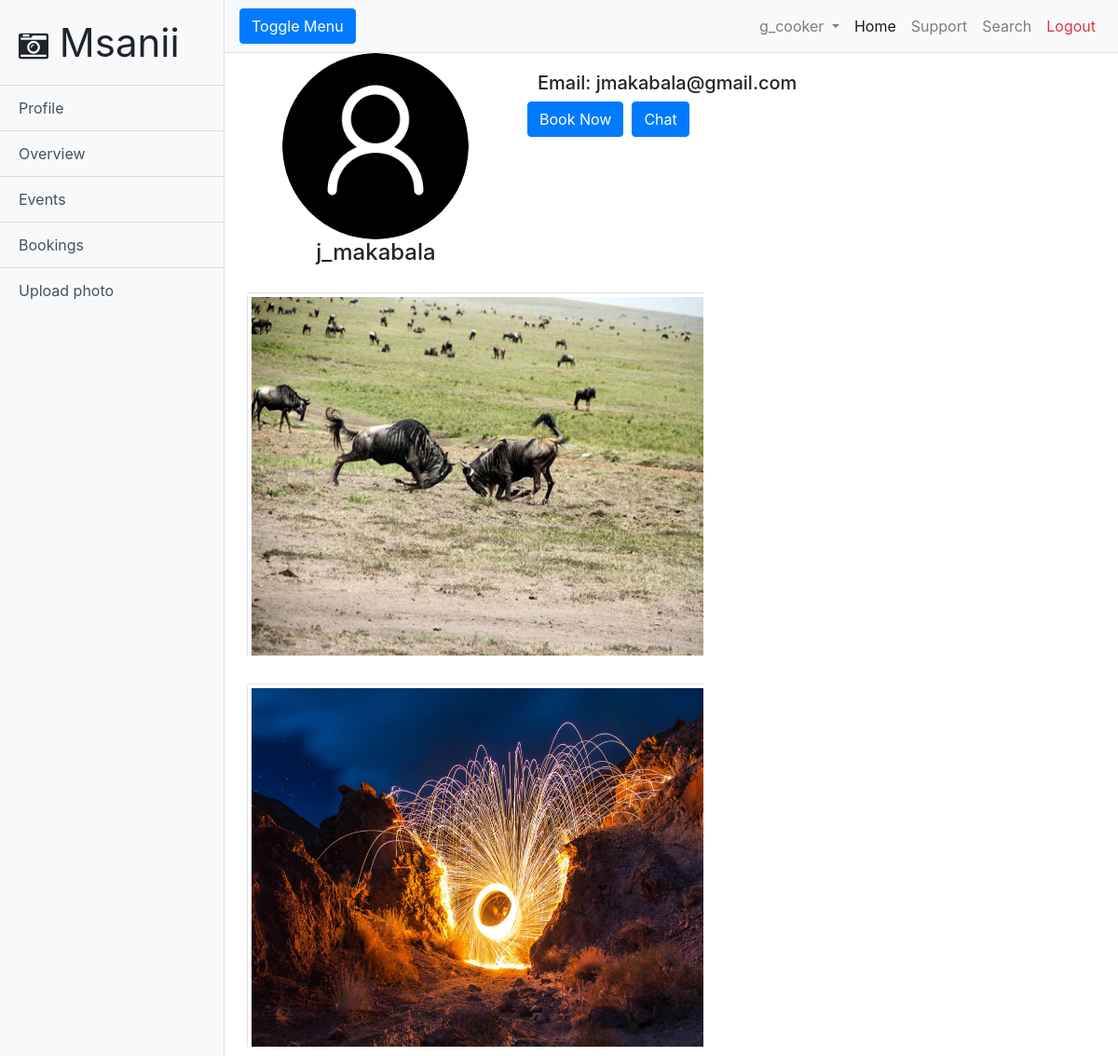
Page /model.php?id=3 (signed in) on the earlier database version.
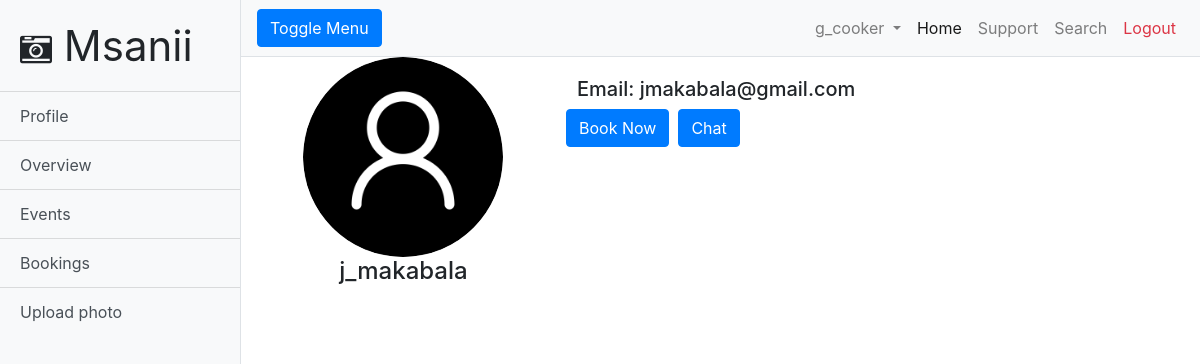
Same page on the later database version.
### tables this page shows
CREATE TABLE `model` (
  `model_id` int(11) NOT NULL,
  `first_name` text NOT NULL,
  `last_name` text NOT NULL,
  `username` text NOT NULL,
  `email` text NOT NULL,
  `password` text NOT NULL,
  `verified` text NOT NULL
);

CREATE TABLE `images` (
  `image_id` int(11) NOT NULL,
  `image_name` varchar(60) DEFAULT NULL,
  `location_id` int(11) DEFAULT NULL,
  `model_id` int(11) DEFAULT NULL,
  `photographer_id` int(11) DEFAULT NULL,
  `caption` text NOT NULL,
  `date_uploaded` timestamp NOT NULL DEFAULT current_timestamp()
);

### model.php (the view, shortened to what this page needs)
<!DOCTYPE html>
<html lang="en">
<head>
  <link href="vendor/bootstrap/css/bootstrap.min.css" rel="stylesheet">
  <link href="css/simple-sidebar.css" rel="stylesheet">
  <link rel="stylesheet" href="https://cdnjs.cloudflare.com/ajax/libs/font-awesome/4.7.0/css/font-awesome.min.css">
</head>
<body>
  <div class="d-flex" id="wrapper">
    <div class="bg-light border-right" id="sidebar-wrapper">
      <div class="sidebar-heading" style="font-size: 42px">
        <i class="fa fa-camera-retro" style="font-size: 32px"></i>&nbsp;Msanii
      </div>
      <div class="list-group list-group-flush">
        <a href="profile.php" class="list-group-item list-group-item-action bg-light">Profile</a>
        <a href="admin/dashboard.php" class="list-group-item list-group-item-action bg-light">Overview</a>
        <a href="events.php" class="list-group-item list-group-item-action bg-light">Events</a>
        <a href="booking.php" class="list-group-item list-group-item-action bg-light">Bookings</a>
        <a href="uploadPhoto.php" class="list-group-item list-group-item-action bg-light">Upload photo</a>
      </div>
    </div>
    <div id="page-content-wrapper">
      <nav class="navbar navbar-expand-lg navbar-light bg-light border-bottom">
        <button class="btn btn-primary" id="menu-toggle">Toggle Menu</button>
        <div class="collapse navbar-collapse" id="navbarSupportedContent">
          <ul class="navbar-nav ml-auto mt-2 mt-lg-0">
            <?php if (isset($_SESSION["username"])): ?>
            <li class="nav-item dropdown">
              <a class="nav-link dropdown-toggle" href="#" id="navbarDropdown" role="button" data-toggle="dropdown" aria-haspopup="true" aria-expanded="false">
                <?php echo $_SESSION["username"]; ?>
              </a>
            </li>
            <?php endif; ?>
            <li class="nav-item active">
              <a class="nav-link" href="index.php">Home<span class="sr-only">(current)</span></a>
            </li>
            <li class="nav-item">
              <a class="nav-link" href="#">Support</a>
            </li>
            <li class="nav-item">
              <a class="nav-link" href="search.php">Search</a>
            </li>
            <li class="nav-item">
              <a class="nav-link text-danger" href="logout.php">Logout</a>
            </li>
          </ul>
        </div>
      </nav>
      <div class="container-fluid" style="text-align: center">
        <?php
          require 'connect.php';
          echo "<div class=\"row\">";
          echo "<div class=\"col-md-4\">";
          $model_id = $_GET["id"];
          $sql = "SELECT * FROM model WHERE (model_id = '$model_id')";
          $result = $conn -> query($sql);
          if ($result -> num_rows > 0) {
          while ($row = $result -> fetch_assoc()) {
            $model_name = $row["username"];
            $sql = "SELECT image_name FROM profileimages WHERE username='".$row["username"]."'";
            $result1 = $conn -> query($sql);
            if($result1 -> num_rows > 0){
              while ($row2 = $result1 -> fetch_assoc()) {
                echo "<img id=\"profileImg\" src=\"profilePics/".$row2["image_name"]."\">";
              }
            }
            else{
              echo "<img id=\"profileImg\" src=\"assets/avatar.png\">";
            }
              echo "<h4>".$model_name."</h4>";
              echo "</div>";
              echo "<div class=\"col-md-8\" id=\"profile-info\">";
              echo "<h5>Email: ".$row["email"]."</h5>";
              echo "<div class=\"row\"><h5><a class=\"btn btn-primary\" href=\"booking.php?modelID=".$row["model_id"]."\">Book Now</a></h5>&nbsp;&nbsp;";
              echo "<h5><a class=\"btn btn-primary\" href=\"chat/public/index.php?name=".$row["username"]."\">Chat</a></h5></div>";
              echo "</div>";
              echo "</div>";
            }
          }
          echo "<div class=\"row\">";
          $sql = "SELECT * FROM images WHERE (model_id = '$model_id')";
          $result = $conn -> query($sql);
          if ($result -> num_rows > 0) {
            while ($row = $result -> fetch_assoc()) {
              echo "<div class=\"hoverImg\">";
              echo "<img class=\"img-thumbnail\" src = \"uploads/".$row["image_name"]."\" id=\"locImg\">";
              echo "</div>";
            }
          }
          echo "</div>"
         ?>
          </div>
        </div>
      </div>
</body>
</html>

Differences in the rows shown:
removed images: image_name (picture)
removed images: image_name (picture)
